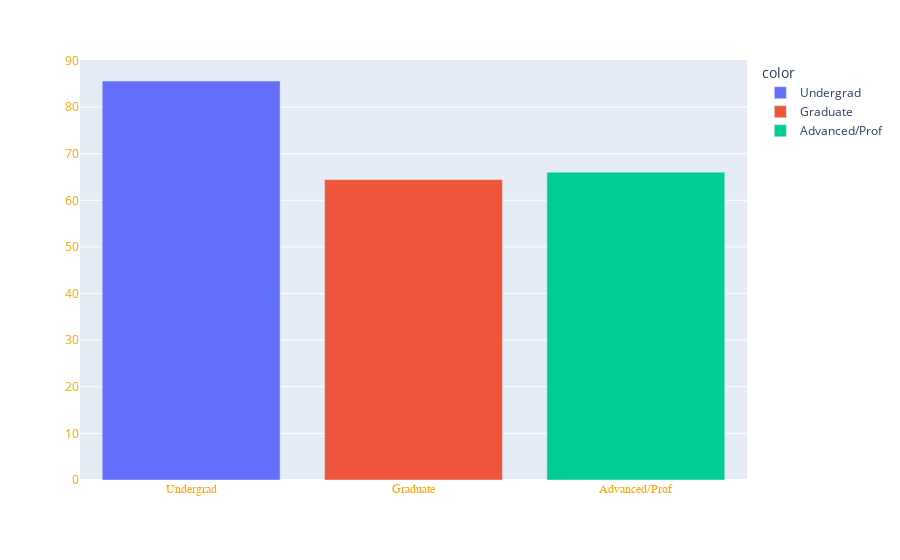

The notebook cell this image was saved under:
### Code cell
data = df.groupby("Education")["Income"].mean()
index = ["Undergrad","Graduate","Advanced/Prof"]

fig = px.bar(data_frame=df,x=data.index,y=data.values,width=700,color=index)
fig.update_layout(xaxis=dict(tickvals=data.index,ticktext=index,
                             tickfont_color="orange",tickfont_family="Serif",title=dict(text="Education",font_family="Serif",
                                                                                     font_size=20,font_color="white")),

                  yaxis=dict(tickfont_color="orange",title=dict(text="Mean of Income",font_color="white",
                                                                font_family="Serif",font_size=20)),
                title = dict(text="Bar Chart",font_color="white",font_family="Serif",font_size=25))
fig.update_coloraxes(showscale=False)

### Figure 1 — Plotly figure (JSON) as saved in the notebook; plotly's stock layout.template omitted (floating-point values rounded to 4 significant figures)
{"data": [{"alignmentgroup": "True", "hovertemplate": "color=Undergrad<br>x=%{x}<br>y=%{y}<extra></extra>", "legendgroup": "Undergrad", "marker": {"color": "#636efa", "pattern": {"shape": ""}}, "name": "Undergrad", "offsetgroup": "Undergrad", "orientation": "v", "showlegend": true, "textposition": "auto", "type": "bar", "x": [1], "xaxis": "x", "y": [85.59], "yaxis": "y"}, {"alignmentgroup": "True", "hovertemplate": "color=Graduate<br>x=%{x}<br>y=%{y}<extra></extra>", "legendgroup": "Graduate", "marker": {"color": "#EF553B", "pattern": {"shape": ""}}, "name": "Graduate", "offsetgroup": "Graduate", "orientation": "v", "showlegend": true, "textposition": "auto", "type": "bar", "x": [2], "xaxis": "x", "y": [64.45], "yaxis": "y"}, {"alignmentgroup": "True", "hovertemplate": "color=Advanced/Prof<br>x=%{x}<br>y=%{y}<extra></extra>", "legendgroup": "Advanced/Prof", "marker": {"color": "#00cc96", "pattern": {"shape": ""}}, "name": "Advanced/Prof", "offsetgroup": "Advanced/Prof", "orientation": "v", "showlegend": true, "textposition": "auto", "type": "bar", "x": [3], "xaxis": "x", "y": [66.04], "yaxis": "y"}], "layout": {"autosize": true, "barmode": "relative", "coloraxis": {"showscale": false}, "legend": {"title": {"text": "color"}, "tracegroupgap": 0}, "margin": {"t": 60}, "title": {"font": {"color": "white", "family": "Serif", "size": 25}, "text": "Bar Chart"}, "xaxis": {"anchor": "y", "autorange": true, "domain": [0, 1], "range": [0.5, 3.5], "tickfont": {"color": "orange", "family": "Serif"}, "ticktext": ["Undergrad", "Graduate", "Advanced/Prof"], "tickvals": [1, 2, 3], "title": {"font": {"color": "white", "family": "Serif", "size": 20}, "text": "Education"}, "type": "linear"}, "yaxis": {"anchor": "x", "autorange": true, "domain": [0, 1], "range": [0, 90.1], "tickfont": {"color": "orange"}, "title": {"font": {"color": "white", "family": "Serif", "size": 20}, "text": "Mean of Income"}, "type": "linear"}}}
